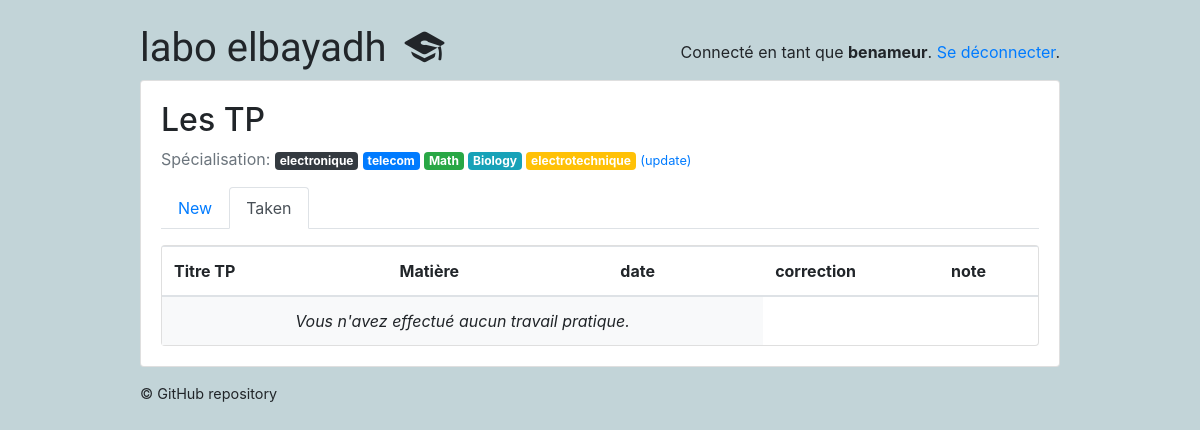
/students/taken/ (signed in), run on an earlier commit of the app's database.
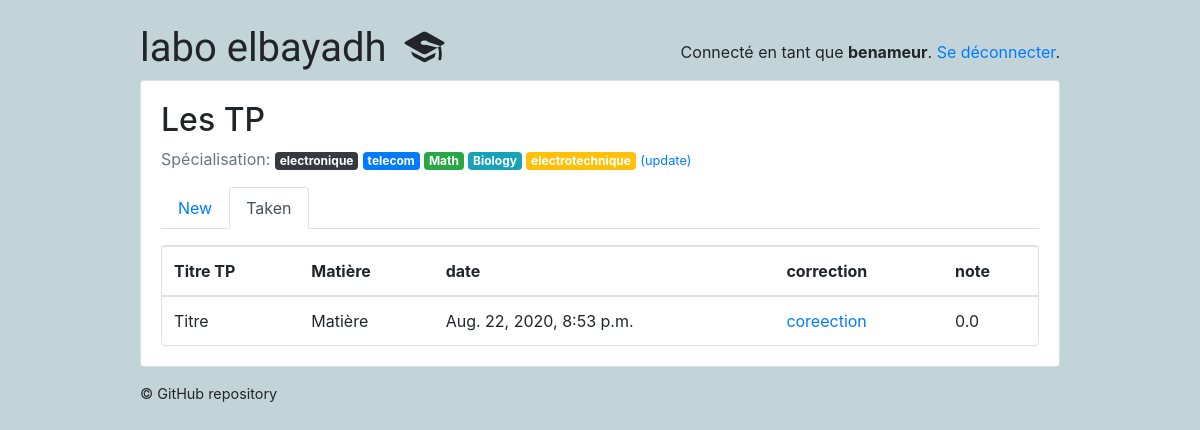
And on a later commit of the database.
### classroom/models.py (models this page shows, shortened)
class Subject(models.Model):
    name = models.CharField(max_length=30)
    color = models.CharField(max_length=7, default='#007bff')
    def get_html_badge(self):
        name = escape(self.name)
        color = escape(self.color)
        html = '<span class="badge badge-primary" style="background-color: %s">%s</span>' % (color, name)
        return mark_safe(html)

class TakenQuiz(models.Model):
    student = models.ForeignKey(Student,on_delete=models.CASCADE, related_name='taken_quizzes')
    quiz = models.ForeignKey(Quiz, on_delete=models.CASCADE, related_name='taken_quizzes')
    score = models.FloatField()
    date = models.DateTimeField(auto_now_add=True)
    compte_rendu = models.FileField(upload_to='uploads_tp/')
    correction_TP_ensegn  = models.FileField(upload_to='uploads_tp/')

class Quiz(models.Model):
    owner = models.ForeignKey(User, on_delete=models.CASCADE, related_name='quizzes')
    name = models.CharField(max_length=255 , default='Titre' , verbose_name= 'Titre TP',)
    subject = models.ForeignKey(Subject, on_delete=models.CASCADE, related_name='quizzes', verbose_name= 'les filières',)
    type_tp_posible = (
        ('redressement et filtrage ', 'redressement et filtrage '),
        ('filtrage RC', 'filtrage RC'),
    )
    type_tp = models.CharField(max_length=500 ,choices=type_tp_posible , verbose_name= 'Type de circuit électrique')
    description = models.TextField( max_length=500 , verbose_name= 'Description de TP ')
    module = models.CharField(max_length=255, default='Matière' , verbose_name= 'Matière' )

### classroom/views/students.py (the view)
# urls.py: path('taken/', students.TakenQuizListView.as_view(), name='taken_quiz_list'),
@method_decorator([login_required, student_required], name='dispatch')
class TakenQuizListView(ListView):
    model = TakenQuiz
    context_object_name = 'taken_quizzes'
    template_name = 'classroom/students/taken_quiz_list.html'
    def get_queryset(self):
        queryset = self.request.user.student.taken_quizzes \
            .select_related('quiz', 'quiz__subject') \
            .order_by('quiz__name')
        return queryset

### classroom/templates/classroom/students/taken_quiz_list.html (shortened to what this page needs)
{% extends 'base.html' %}
{% block content %}
  {% include 'classroom/students/_header.html' with active='taken' %}
  <div class="card">
    <table class="table mb-0">
      <thead>
        <tr>
          <th>Titre TP</th>
          <th>Matière</th>
          <th>date</th>
          <th>correction</th>
          <th>note</th>
        </tr>
      </thead>
      <tbody>
        {% for taken_quiz in taken_quizzes %}
          <tr>
            <td>{{ taken_quiz.quiz.name }}</td>
            <td>{{ taken_quiz.quiz.module }}</td>
            <td>{{ taken_quiz.date}}</td>
            {% if taken_quiz.score != 100.0  %}
            <td>  <a href="{%  url 'students:pdf_corect_ens' %}?date={{ taken_quiz.correction_TP_ensegn }}" target="_blank"> coreection  </a>  </td>
            <td>{{ taken_quiz.score }}</td>
            {% endif  %}
          </tr>
        {% empty %}
          <tr>
            <td class="bg-light text-center font-italic" colspan="3">Vous n'avez effectué aucun travail pratique.</td>
          </tr>
        {% endfor %}
      </tbody>
    </table>
  </div>
{% endblock %}

### classroom/templates/classroom/students/_header.html
<h2>Les TP</h2>
<p class="text-muted">
  Spécialisation:{% for subject in user.student.interests.all %} {{ subject.get_html_badge }}{% endfor %}
  <a href="{% url 'students:student_interests' %}"><small>(update)</small></a>
</p>
<ul class="nav nav-tabs mb-3">
  <li class="nav-item">
    <a class="nav-link{% if active == 'new' %} active{% endif %}" href="{% url 'students:quiz_list' %}">New</a>
  </li>
  <li class="nav-item">
    <a class="nav-link{% if active == 'taken' %} active{% endif %}" href="{% url 'students:taken_quiz_list' %}">Taken</a>
  </li>
</ul>

What changed in the data, as far as the page shows it:
added TakenQuiz: quiz.name "Titre", quiz.module "Matière", date "Aug. 22, 2020, 8:53 p.m.", score "0.0"
Also different on the page:
text no longer shown: "Vous n'avez effectué aucun travail pratique."
